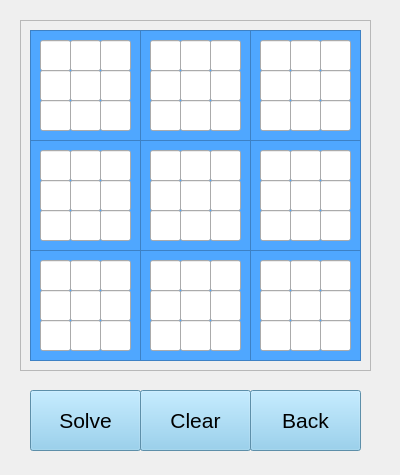
<?xml version="1.0" encoding="UTF-8"?>
<ui version="4.0">
 <class>SudokuSolver</class>
 <widget class="QWidget" name="SudokuSolver">
  <property name="geometry">
   <rect>
    <x>0</x>
    <y>0</y>
    <width>400</width>
    <height>475</height>
   </rect>
  </property>
  <property name="windowTitle">
   <string>Sudoku Solver</string>
  </property>
  <widget class="QFrame" name="frame">
   <property name="geometry">
    <rect>
     <x>20</x>
     <y>20</y>
     <width>351</width>
     <height>351</height>
    </rect>
   </property>
   <property name="frameShape">
    <enum>QFrame::StyledPanel</enum>
   </property>
   <property name="frameShadow">
    <enum>QFrame::Raised</enum>
   </property>
   <widget class="QFrame" name="frame_2x0">
    <property name="geometry">
     <rect>
      <x>10</x>
      <y>230</y>
      <width>111</width>
      <height>111</height>
     </rect>
    </property>
    <property name="styleSheet">
     <string notr="true">QFrame { background-color:#4fa7ff; }</string>
    </property>
    <property name="frameShape">
     <enum>QFrame::StyledPanel</enum>
    </property>
    <property name="frameShadow">
     <enum>QFrame::Raised</enum>
    </property>
    <widget class="QLineEdit" name="lineEdit_7x2">
     <property name="geometry">
      <rect>
       <x>70</x>
       <y>40</y>
       <width>31</width>
       <height>31</height>
      </rect>
     </property>
    </widget>
    <widget class="QLineEdit" name="lineEdit_8x0">
     <property name="geometry">
      <rect>
       <x>10</x>
       <y>70</y>
       <width>31</width>
       <height>31</height>
      </rect>
     </property>
    </widget>
    <widget class="QLineEdit" name="lineEdit_7x0">
     <property name="geometry">
      <rect>
       <x>10</x>
       <y>40</y>
       <width>31</width>
       <height>31</height>
      </rect>
     </property>
    </widget>
    <widget class="QLineEdit" name="lineEdit_7x1">
     <property name="geometry">
      <rect>
       <x>40</x>
       <y>40</y>
       <width>31</width>
       <height>31</height>
      </rect>
     </property>
    </widget>
    <widget class="QLineEdit" name="lineEdit_8x2">
     <property name="geometry">
      <rect>
       <x>70</x>
       <y>70</y>
       <width>31</width>
       <height>31</height>
      </rect>
     </property>
    </widget>
    <widget class="QLineEdit" name="lineEdit_6x0">
     <property name="geometry">
      <rect>
       <x>10</x>
       <y>10</y>
       <width>31</width>
       <height>31</height>
      </rect>
     </property>
    </widget>
    <widget class="QLineEdit" name="lineEdit_6x1">
     <property name="geometry">
      <rect>
       <x>40</x>
       <y>10</y>
       <width>31</width>
       <height>31</height>
      </rect>
     </property>
    </widget>
    <widget class="QLineEdit" name="lineEdit_6x2">
     <property name="geometry">
      <rect>
       <x>70</x>
       <y>10</y>
       <width>31</width>
       <height>31</height>
      </rect>
     </property>
    </widget>
    <widget class="QLineEdit" name="lineEdit_8x1">
     <property name="geometry">
      <rect>
       <x>40</x>
       <y>70</y>
       <width>31</width>
       <height>31</height>
      </rect>
     </property>
    </widget>
   </widget>
   <widget class="QFrame" name="frame_2x2">
    <property name="geometry">
     <rect>
      <x>230</x>
      <y>230</y>
      <width>111</width>
      <height>111</height>
     </rect>
    </property>
    <property name="styleSheet">
     <string notr="true">QFrame { background-color:#4fa7ff; }</string>
    </property>
    <property name="frameShape">
     <enum>QFrame::StyledPanel</enum>
    </property>
    <property name="frameShadow">
     <enum>QFrame::Raised</enum>
    </property>
    <widget class="QLineEdit" name="lineEdit_7x8">
     <property name="geometry">
      <rect>
       <x>70</x>
       <y>40</y>
       <width>31</width>
       <height>31</height>
      </rect>
     </property>
    </widget>
    <widget class="QLineEdit" name="lineEdit_7x6">
     <property name="geometry">
      <rect>
       <x>10</x>
       <y>40</y>
       <width>31</width>
       <height>31</height>
      </rect>
     </property>
    </widget>
    <widget class="QLineEdit" name="lineEdit_7x7">
     <property name="geometry">
      <rect>
       <x>40</x>
       <y>40</y>
       <width>31</width>
       <height>31</height>
      </rect>
     </property>
    </widget>
    <widget class="QLineEdit" name="lineEdit_6x8">
     <property name="geometry">
      <rect>
       <x>70</x>
       <y>10</y>
       <width>31</width>
       <height>31</height>
      </rect>
     </property>
    </widget>
    <widget class="QLineEdit" name="lineEdit_6x6">
     <property name="geometry">
      <rect>
       <x>10</x>
       <y>10</y>
       <width>31</width>
       <height>31</height>
      </rect>
     </property>
    </widget>
    <widget class="QLineEdit" name="lineEdit_8x7">
     <property name="geometry">
      <rect>
       <x>40</x>
       <y>70</y>
       <width>31</width>
       <height>31</height>
      </rect>
     </property>
    </widget>
    <widget class="QLineEdit" name="lineEdit_6x7">
     <property name="geometry">
      <rect>
       <x>40</x>
       <y>10</y>
       <width>31</width>
       <height>31</height>
      </rect>
     </property>
    </widget>
    <widget class="QLineEdit" name="lineEdit_8x8">
     <property name="geometry">
      <rect>
       <x>70</x>
       <y>70</y>
       <width>31</width>
       <height>31</height>
      </rect>
     </property>
    </widget>
    <widget class="QLineEdit" name="lineEdit_8x6">
     <property name="geometry">
      <rect>
       <x>10</x>
       <y>70</y>
       <width>31</width>
       <height>31</height>
      </rect>
     </property>
    </widget>
   </widget>
   <widget class="QFrame" name="frame_1x1">
    <property name="geometry">
     <rect>
      <x>120</x>
      <y>120</y>
      <width>111</width>
      <height>111</height>
     </rect>
    </property>
    <property name="styleSheet">
     <string notr="true">QFrame { background-color:#4fa7ff; }</string>
    </property>
    <property name="frameShape">
     <enum>QFrame::StyledPanel</enum>
    </property>
    <property name="frameShadow">
     <enum>QFrame::Raised</enum>
    </property>
    <widget class="QLineEdit" name="lineEdit_4x5">
     <property name="geometry">
      <rect>
       <x>70</x>
       <y>40</y>
       <width>31</width>
       <height>31</height>
      </rect>
     </property>
    </widget>
    <widget class="QLineEdit" name="lineEdit_4x3">
     <property name="geometry">
      <rect>
       <x>10</x>
       <y>40</y>
       <width>31</width>
       <height>31</height>
      </rect>
     </property>
    </widget>
    <widget class="QLineEdit" name="lineEdit_5x5">
     <property name="geometry">
      <rect>
       <x>70</x>
       <y>70</y>
       <width>31</width>
       <height>31</height>
      </rect>
     </property>
    </widget>
    <widget class="QLineEdit" name="lineEdit_3x5">
     <property name="geometry">
      <rect>
       <x>70</x>
       <y>10</y>
       <width>31</width>
       <height>31</height>
      </rect>
     </property>
    </widget>
    <widget class="QLineEdit" name="lineEdit_3x3">
     <property name="geometry">
      <rect>
       <x>10</x>
       <y>10</y>
       <width>31</width>
       <height>31</height>
      </rect>
     </property>
    </widget>
    <widget class="QLineEdit" name="lineEdit_3x4">
     <property name="geometry">
      <rect>
       <x>40</x>
       <y>10</y>
       <width>31</width>
       <height>31</height>
      </rect>
     </property>
    </widget>
    <widget class="QLineEdit" name="lineEdit_5x4">
     <property name="geometry">
      <rect>
       <x>40</x>
       <y>70</y>
       <width>31</width>
       <height>31</height>
      </rect>
     </property>
    </widget>
    <widget class="QLineEdit" name="lineEdit_5x3">
     <property name="geometry">
      <rect>
       <x>10</x>
       <y>70</y>
       <width>31</width>
       <height>31</height>
      </rect>
     </property>
    </widget>
    <widget class="QLineEdit" name="lineEdit_4x4">
     <property name="geometry">
      <rect>
       <x>40</x>
       <y>40</y>
       <width>31</width>
       <height>31</height>
      </rect>
     </property>
    </widget>
   </widget>
   <widget class="QFrame" name="frame_2x1">
    <property name="geometry">
     <rect>
      <x>120</x>
      <y>230</y>
      <width>111</width>
      <height>111</height>
     </rect>
    </property>
    <property name="styleSheet">
     <string notr="true">QFrame { background-color:#4fa7ff; }</string>
    </property>
    <property name="frameShape">
     <enum>QFrame::StyledPanel</enum>
    </property>
    <property name="frameShadow">
     <enum>QFrame::Raised</enum>
    </property>
    <widget class="QLineEdit" name="lineEdit_7x5">
     <property name="geometry">
      <rect>
       <x>70</x>
       <y>40</y>
       <width>31</width>
       <height>31</height>
      </rect>
     </property>
    </widget>
    <widget class="QLineEdit" name="lineEdit_6x3">
     <property name="geometry">
      <rect>
       <x>10</x>
       <y>10</y>
       <width>31</width>
       <height>31</height>
      </rect>
     </property>
    </widget>
    <widget class="QLineEdit" name="lineEdit_6x5">
     <property name="geometry">
      <rect>
       <x>70</x>
       <y>10</y>
       <width>31</width>
       <height>31</height>
      </rect>
     </property>
    </widget>
    <widget class="QLineEdit" name="lineEdit_7x4">
     <property name="geometry">
      <rect>
       <x>40</x>
       <y>40</y>
       <width>31</width>
       <height>31</height>
      </rect>
     </property>
    </widget>
    <widget class="QLineEdit" name="lineEdit_8x4">
     <property name="geometry">
      <rect>
       <x>40</x>
       <y>70</y>
       <width>31</width>
       <height>31</height>
      </rect>
     </property>
    </widget>
    <widget class="QLineEdit" name="lineEdit_8x3">
     <property name="geometry">
      <rect>
       <x>10</x>
       <y>70</y>
       <width>31</width>
       <height>31</height>
      </rect>
     </property>
    </widget>
    <widget class="QLineEdit" name="lineEdit_6x4">
     <property name="geometry">
      <rect>
       <x>40</x>
       <y>10</y>
       <width>31</width>
       <height>31</height>
      </rect>
     </property>
    </widget>
    <widget class="QLineEdit" name="lineEdit_8x5">
     <property name="geometry">
      <rect>
       <x>70</x>
       <y>70</y>
       <width>31</width>
       <height>31</height>
      </rect>
     </property>
    </widget>
    <widget class="QLineEdit" name="lineEdit_7x3">
     <property name="geometry">
      <rect>
       <x>10</x>
       <y>40</y>
       <width>31</width>
       <height>31</height>
      </rect>
     </property>
    </widget>
   </widget>
   <widget class="QFrame" name="frame_1x0">
    <property name="geometry">
     <rect>
      <x>10</x>
      <y>120</y>
      <width>111</width>
      <height>111</height>
     </rect>
    </property>
    <property name="styleSheet">
     <string notr="true">QFrame { background-color:#4fa7ff; }</string>
    </property>
    <property name="frameShape">
     <enum>QFrame::StyledPanel</enum>
    </property>
    <property name="frameShadow">
     <enum>QFrame::Raised</enum>
    </property>
    <widget class="QLineEdit" name="lineEdit_4x2">
     <property name="geometry">
      <rect>
       <x>70</x>
       <y>40</y>
       <width>31</width>
       <height>31</height>
      </rect>
     </property>
    </widget>
    <widget class="QLineEdit" name="lineEdit_3x0">
     <property name="geometry">
      <rect>
       <x>10</x>
       <y>10</y>
       <width>31</width>
       <height>31</height>
      </rect>
     </property>
    </widget>
    <widget class="QLineEdit" name="lineEdit_5x2">
     <property name="geometry">
      <rect>
       <x>70</x>
       <y>70</y>
       <width>31</width>
       <height>31</height>
      </rect>
     </property>
    </widget>
    <widget class="QLineEdit" name="lineEdit_5x0">
     <property name="geometry">
      <rect>
       <x>10</x>
       <y>70</y>
       <width>31</width>
       <height>31</height>
      </rect>
     </property>
    </widget>
    <widget class="QLineEdit" name="lineEdit_3x2">
     <property name="geometry">
      <rect>
       <x>70</x>
       <y>10</y>
       <width>31</width>
       <height>31</height>
      </rect>
     </property>
    </widget>
    <widget class="QLineEdit" name="lineEdit_3x1">
     <property name="geometry">
      <rect>
       <x>40</x>
       <y>10</y>
       <width>31</width>
       <height>31</height>
      </rect>
     </property>
    </widget>
    <widget class="QLineEdit" name="lineEdit_4x0">
     <property name="geometry">
      <rect>
       <x>10</x>
       <y>40</y>
       <width>31</width>
       <height>31</height>
      </rect>
     </property>
    </widget>
    <widget class="QLineEdit" name="lineEdit_5x1">
     <property name="geometry">
      <rect>
       <x>40</x>
       <y>70</y>
       <width>31</width>
       <height>31</height>
      </rect>
     </property>
    </widget>
    <widget class="QLineEdit" name="lineEdit_4x1">
     <property name="geometry">
      <rect>
       <x>40</x>
       <y>40</y>
       <width>31</width>
       <height>31</height>
      </rect>
     </property>
    </widget>
   </widget>
   <widget class="QFrame" name="frame_0x2">
    <property name="geometry">
     <rect>
      <x>230</x>
      <y>10</y>
      <width>111</width>
      <height>111</height>
     </rect>
    </property>
    <property name="styleSheet">
     <string notr="true">QFrame { background-color:#4fa7ff; }</string>
    </property>
    <property name="frameShape">
     <enum>QFrame::StyledPanel</enum>
    </property>
    <property name="frameShadow">
     <enum>QFrame::Raised</enum>
    </property>
    <widget class="QLineEdit" name="lineEdit_1x8">
     <property name="geometry">
      <rect>
       <x>70</x>
       <y>40</y>
       <width>31</width>
       <height>31</height>
      </rect>
     </property>
    </widget>
    <widget class="QLineEdit" name="lineEdit_2x7">
     <property name="geometry">
      <rect>
       <x>40</x>
       <y>70</y>
       <width>31</width>
       <height>31</height>
      </rect>
     </property>
    </widget>
    <widget class="QLineEdit" name="lineEdit_1x7">
     <property name="geometry">
      <rect>
       <x>40</x>
       <y>40</y>
       <width>31</width>
       <height>31</height>
      </rect>
     </property>
    </widget>
    <widget class="QLineEdit" name="lineEdit_1x6">
     <property name="geometry">
      <rect>
       <x>10</x>
       <y>40</y>
       <width>31</width>
       <height>31</height>
      </rect>
     </property>
    </widget>
    <widget class="QLineEdit" name="lineEdit_2x8">
     <property name="geometry">
      <rect>
       <x>70</x>
       <y>70</y>
       <width>31</width>
       <height>31</height>
      </rect>
     </property>
    </widget>
    <widget class="QLineEdit" name="lineEdit_2x6">
     <property name="geometry">
      <rect>
       <x>10</x>
       <y>70</y>
       <width>31</width>
       <height>31</height>
      </rect>
     </property>
    </widget>
    <widget class="QLineEdit" name="lineEdit_0x8">
     <property name="geometry">
      <rect>
       <x>70</x>
       <y>10</y>
       <width>31</width>
       <height>31</height>
      </rect>
     </property>
    </widget>
    <widget class="QLineEdit" name="lineEdit_0x6">
     <property name="geometry">
      <rect>
       <x>10</x>
       <y>10</y>
       <width>31</width>
       <height>31</height>
      </rect>
     </property>
    </widget>
    <widget class="QLineEdit" name="lineEdit_0x7">
     <property name="geometry">
      <rect>
       <x>40</x>
       <y>10</y>
       <width>31</width>
       <height>31</height>
      </rect>
     </property>
    </widget>
   </widget>
   <widget class="QFrame" name="frame_0x0">
    <property name="geometry">
     <rect>
      <x>10</x>
      <y>10</y>
      <width>111</width>
      <height>111</height>
     </rect>
    </property>
    <property name="styleSheet">
     <string notr="true">QFrame { background-color:#4fa7ff; }</string>
    </property>
    <property name="frameShape">
     <enum>QFrame::StyledPanel</enum>
    </property>
    <property name="frameShadow">
     <enum>QFrame::Raised</enum>
    </property>
    <widget class="QLineEdit" name="lineEdit_2x2">
     <property name="geometry">
      <rect>
       <x>70</x>
       <y>70</y>
       <width>31</width>
       <height>31</height>
      </rect>
     </property>
    </widget>
    <widget class="QLineEdit" name="lineEdit_0x1">
     <property name="geometry">
      <rect>
       <x>40</x>
       <y>10</y>
       <width>31</width>
       <height>31</height>
      </rect>
     </property>
    </widget>
    <widget class="QLineEdit" name="lineEdit_1x0">
     <property name="geometry">
      <rect>
       <x>10</x>
       <y>40</y>
       <width>31</width>
       <height>31</height>
      </rect>
     </property>
    </widget>
    <widget class="QLineEdit" name="lineEdit_2x1">
     <property name="geometry">
      <rect>
       <x>40</x>
       <y>70</y>
       <width>31</width>
       <height>31</height>
      </rect>
     </property>
    </widget>
    <widget class="QLineEdit" name="lineEdit_1x1">
     <property name="geometry">
      <rect>
       <x>40</x>
       <y>40</y>
       <width>31</width>
       <height>31</height>
      </rect>
     </property>
    </widget>
    <widget class="QLineEdit" name="lineEdit_2x0">
     <property name="geometry">
      <rect>
       <x>10</x>
       <y>70</y>
       <width>31</width>
       <height>31</height>
      </rect>
     </property>
    </widget>
    <widget class="QLineEdit" name="lineEdit_0x0">
     <property name="geometry">
      <rect>
       <x>10</x>
       <y>10</y>
       <width>31</width>
       <height>31</height>
      </rect>
     </property>
    </widget>
    <widget class="QLineEdit" name="lineEdit_0x2">
     <property name="geometry">
      <rect>
       <x>70</x>
       <y>10</y>
       <width>31</width>
       <height>31</height>
      </rect>
     </property>
    </widget>
    <widget class="QLineEdit" name="lineEdit_1x2">
     <property name="geometry">
      <rect>
       <x>70</x>
       <y>40</y>
       <width>31</width>
       <height>31</height>
      </rect>
     </property>
    </widget>
   </widget>
   <widget class="QFrame" name="frame_1x2">
    <property name="geometry">
     <rect>
      <x>230</x>
      <y>120</y>
      <width>111</width>
      <height>111</height>
     </rect>
    </property>
    <property name="styleSheet">
     <string notr="true">QFrame { background-color:#4fa7ff; }</string>
    </property>
    <property name="frameShape">
     <enum>QFrame::StyledPanel</enum>
    </property>
    <property name="frameShadow">
     <enum>QFrame::Raised</enum>
    </property>
    <widget class="QLineEdit" name="lineEdit_4x8">
     <property name="geometry">
      <rect>
       <x>70</x>
       <y>40</y>
       <width>31</width>
       <height>31</height>
      </rect>
     </property>
    </widget>
    <widget class="QLineEdit" name="lineEdit_5x8">
     <property name="geometry">
      <rect>
       <x>70</x>
       <y>70</y>
       <width>31</width>
       <height>31</height>
      </rect>
     </property>
    </widget>
    <widget class="QLineEdit" name="lineEdit_3x6">
     <property name="geometry">
      <rect>
       <x>10</x>
       <y>10</y>
       <width>31</width>
       <height>31</height>
      </rect>
     </property>
    </widget>
    <widget class="QLineEdit" name="lineEdit_4x6">
     <property name="geometry">
      <rect>
       <x>10</x>
       <y>40</y>
       <width>31</width>
       <height>31</height>
      </rect>
     </property>
    </widget>
    <widget class="QLineEdit" name="lineEdit_3x8">
     <property name="geometry">
      <rect>
       <x>70</x>
       <y>10</y>
       <width>31</width>
       <height>31</height>
      </rect>
     </property>
    </widget>
    <widget class="QLineEdit" name="lineEdit_4x7">
     <property name="geometry">
      <rect>
       <x>40</x>
       <y>40</y>
       <width>31</width>
       <height>31</height>
      </rect>
     </property>
    </widget>
    <widget class="QLineEdit" name="lineEdit_3x7">
     <property name="geometry">
      <rect>
       <x>40</x>
       <y>10</y>
       <width>31</width>
       <height>31</height>
      </rect>
     </property>
    </widget>
    <widget class="QLineEdit" name="lineEdit_5x6">
     <property name="geometry">
      <rect>
       <x>10</x>
       <y>70</y>
       <width>31</width>
       <height>31</height>
      </rect>
     </property>
    </widget>
    <widget class="QLineEdit" name="lineEdit_5x7">
     <property name="geometry">
      <rect>
       <x>40</x>
       <y>70</y>
       <width>31</width>
       <height>31</height>
      </rect>
     </property>
    </widget>
   </widget>
   <widget class="QFrame" name="frame_0x1">
    <property name="geometry">
     <rect>
      <x>120</x>
      <y>10</y>
      <width>111</width>
      <height>111</height>
     </rect>
    </property>
    <property name="styleSheet">
     <string notr="true">QFrame { background-color:#4fa7ff; }</string>
    </property>
    <property name="frameShape">
     <enum>QFrame::StyledPanel</enum>
    </property>
    <property name="frameShadow">
     <enum>QFrame::Raised</enum>
    </property>
    <widget class="QLineEdit" name="lineEdit_2x5">
     <property name="geometry">
      <rect>
       <x>70</x>
       <y>70</y>
       <width>31</width>
       <height>31</height>
      </rect>
     </property>
    </widget>
    <widget class="QLineEdit" name="lineEdit_1x5">
     <property name="geometry">
      <rect>
       <x>70</x>
       <y>40</y>
       <width>31</width>
       <height>31</height>
      </rect>
     </property>
    </widget>
    <widget class="QLineEdit" name="lineEdit_2x3">
     <property name="geometry">
      <rect>
       <x>10</x>
       <y>70</y>
       <width>31</width>
       <height>31</height>
      </rect>
     </property>
    </widget>
    <widget class="QLineEdit" name="lineEdit_1x4">
     <property name="geometry">
      <rect>
       <x>40</x>
       <y>40</y>
       <width>31</width>
       <height>31</height>
      </rect>
     </property>
    </widget>
    <widget class="QLineEdit" name="lineEdit_0x4">
     <property name="geometry">
      <rect>
       <x>40</x>
       <y>10</y>
       <width>31</width>
       <height>31</height>
      </rect>
     </property>
    </widget>
    <widget class="QLineEdit" name="lineEdit_0x5">
     <property name="geometry">
      <rect>
       <x>70</x>
       <y>10</y>
       <width>31</width>
       <height>31</height>
      </rect>
     </property>
    </widget>
    <widget class="QLineEdit" name="lineEdit_2x4">
     <property name="geometry">
      <rect>
       <x>40</x>
       <y>70</y>
       <width>31</width>
       <height>31</height>
      </rect>
     </property>
    </widget>
    <widget class="QLineEdit" name="lineEdit_1x3">
     <property name="geometry">
      <rect>
       <x>10</x>
       <y>40</y>
       <width>31</width>
       <height>31</height>
      </rect>
     </property>
    </widget>
    <widget class="QLineEdit" name="lineEdit_0x3">
     <property name="geometry">
      <rect>
       <x>10</x>
       <y>10</y>
       <width>31</width>
       <height>31</height>
      </rect>
     </property>
    </widget>
   </widget>
  </widget>
  <widget class="QPushButton" name="btn_solve">
   <property name="geometry">
    <rect>
     <x>30</x>
     <y>390</y>
     <width>111</width>
     <height>61</height>
    </rect>
   </property>
   <property name="font">
    <font>
     <pointsize>16</pointsize>
    </font>
   </property>
   <property name="styleSheet">
    <string notr="true">background-color: #82c8ed;</string>
   </property>
   <property name="text">
    <string>Solve</string>
   </property>
   <property name="icon">
    <iconset>
     <normaloff>../img/solve.png</normaloff>../img/solve.png</iconset>
   </property>
   <property name="iconSize">
    <size>
     <width>28</width>
     <height>28</height>
    </size>
   </property>
  </widget>
  <widget class="QPushButton" name="btn_clr">
   <property name="geometry">
    <rect>
     <x>140</x>
     <y>390</y>
     <width>111</width>
     <height>61</height>
    </rect>
   </property>
   <property name="font">
    <font>
     <pointsize>16</pointsize>
    </font>
   </property>
   <property name="styleSheet">
    <string notr="true">background-color: #82c8ed;</string>
   </property>
   <property name="text">
    <string>Clear</string>
   </property>
   <property name="icon">
    <iconset>
     <normaloff>../img/clear.png</normaloff>../img/clear.png</iconset>
   </property>
   <property name="iconSize">
    <size>
     <width>28</width>
     <height>28</height>
    </size>
   </property>
  </widget>
  <widget class="QPushButton" name="btn_back">
   <property name="geometry">
    <rect>
     <x>250</x>
     <y>390</y>
     <width>111</width>
     <height>61</height>
    </rect>
   </property>
   <property name="font">
    <font>
     <pointsize>16</pointsize>
    </font>
   </property>
   <property name="styleSheet">
    <string notr="true">background-color: #82c8ed;</string>
   </property>
   <property name="text">
    <string>Back</string>
   </property>
   <property name="icon">
    <iconset>
     <normaloff>../img/back.png</normaloff>../img/back.png</iconset>
   </property>
   <property name="iconSize">
    <size>
     <width>28</width>
     <height>28</height>
    </size>
   </property>
  </widget>
 </widget>
 <resources/>
 <connections/>
</ui>
